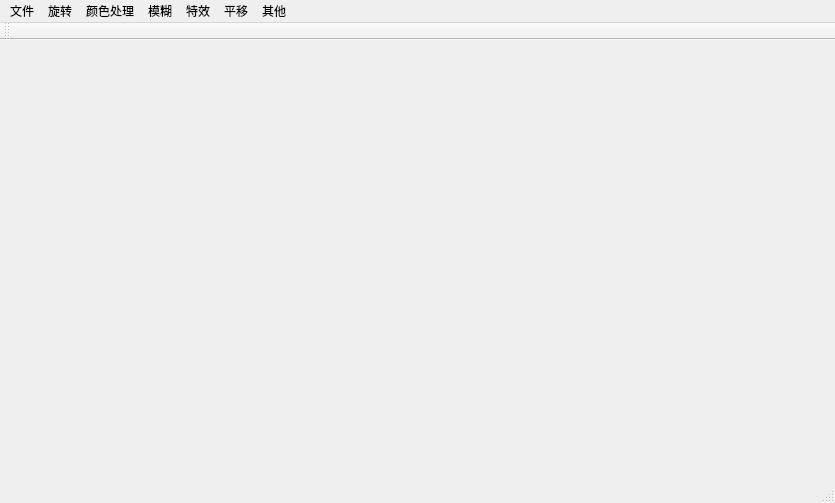
<?xml version="1.0" encoding="UTF-8"?>
<ui version="4.0">
 <class>MainWindow</class>
 <widget class="QMainWindow" name="MainWindow">
  <property name="geometry">
   <rect>
    <x>0</x>
    <y>0</y>
    <width>835</width>
    <height>503</height>
   </rect>
  </property>
  <property name="windowTitle">
   <string>图片处理软件</string>
  </property>
  <widget class="QWidget" name="centralWidget">
   <widget class="QLabel" name="Image_label">
    <property name="geometry">
     <rect>
      <x>350</x>
      <y>220</y>
      <width>54</width>
      <height>12</height>
     </rect>
    </property>
    <property name="text">
     <string/>
    </property>
   </widget>
  </widget>
  <widget class="QMenuBar" name="menuBar">
   <property name="geometry">
    <rect>
     <x>0</x>
     <y>0</y>
     <width>835</width>
     <height>23</height>
    </rect>
   </property>
   <widget class="QMenu" name="menuFile">
    <property name="title">
     <string>文件</string>
    </property>
    <addaction name="actionOpen"/>
    <addaction name="actionSave"/>
   </widget>
   <widget class="QMenu" name="menuRotate">
    <property name="title">
     <string>旋转</string>
    </property>
    <addaction name="actionUD"/>
    <addaction name="actionLF"/>
   </widget>
   <widget class="QMenu" name="menuColor">
    <property name="title">
     <string>颜色处理</string>
    </property>
    <addaction name="actionGray"/>
    <addaction name="actionCold"/>
    <addaction name="actionWarm"/>
    <addaction name="actionEnhan"/>
   </widget>
   <widget class="QMenu" name="menuVague">
    <property name="title">
     <string>模糊</string>
    </property>
    <addaction name="actionGaussian"/>
    <addaction name="actionMosaic"/>
   </widget>
   <widget class="QMenu" name="menuEspec">
    <property name="title">
     <string>特效</string>
    </property>
    <addaction name="actionSharpen"/>
   </widget>
   <widget class="QMenu" name="menuOthers">
    <property name="title">
     <string>其他</string>
    </property>
    <addaction name="actionOrig"/>
   </widget>
   <widget class="QMenu" name="menuTanslation">
    <property name="title">
     <string>平移</string>
    </property>
    <addaction name="UDTranslation"/>
    <addaction name="LRTranslation"/>
   </widget>
   <addaction name="menuFile"/>
   <addaction name="menuRotate"/>
   <addaction name="menuColor"/>
   <addaction name="menuVague"/>
   <addaction name="menuEspec"/>
   <addaction name="menuTanslation"/>
   <addaction name="menuOthers"/>
  </widget>
  <widget class="QToolBar" name="mainToolBar">
   <attribute name="toolBarArea">
    <enum>TopToolBarArea</enum>
   </attribute>
   <attribute name="toolBarBreak">
    <bool>false</bool>
   </attribute>
  </widget>
  <widget class="QStatusBar" name="statusBar"/>
  <action name="actionOpen">
   <property name="text">
    <string>打开</string>
   </property>
  </action>
  <action name="actionSave">
   <property name="text">
    <string>保存</string>
   </property>
  </action>
  <action name="actionOriginal">
   <property name="text">
    <string>Original</string>
   </property>
  </action>
  <action name="actionUD">
   <property name="text">
    <string>上下旋转</string>
   </property>
  </action>
  <action name="actionLF">
   <property name="text">
    <string>左右旋转</string>
   </property>
  </action>
  <action name="actionGray">
   <property name="text">
    <string>灰色</string>
   </property>
  </action>
  <action name="actionCold">
   <property name="text">
    <string>冷色</string>
   </property>
  </action>
  <action name="actionWarm">
   <property name="text">
    <string>暖色</string>
   </property>
  </action>
  <action name="actionEnhan">
   <property name="text">
    <string>鲜艳</string>
   </property>
  </action>
  <action name="actionGaussian">
   <property name="text">
    <string>高斯模糊</string>
   </property>
  </action>
  <action name="actionMosaic">
   <property name="text">
    <string>马赛克</string>
   </property>
  </action>
  <action name="actionSharpen">
   <property name="text">
    <string>锐化</string>
   </property>
  </action>
  <action name="actionOrigin">
   <property name="text">
    <string>初始图片</string>
   </property>
  </action>
  <action name="UDTranslation">
   <property name="text">
    <string>上下平移</string>
   </property>
  </action>
  <action name="LRTranslation">
   <property name="text">
    <string>左右平移</string>
   </property>
  </action>
  <action name="actionZoom">
   <property name="text">
    <string>缩放</string>
   </property>
  </action>
  <action name="actionOrig">
   <property name="text">
    <string>原图</string>
   </property>
  </action>
 </widget>
 <layoutdefault spacing="6" margin="11"/>
 <resources/>
 <connections/>
</ui>
